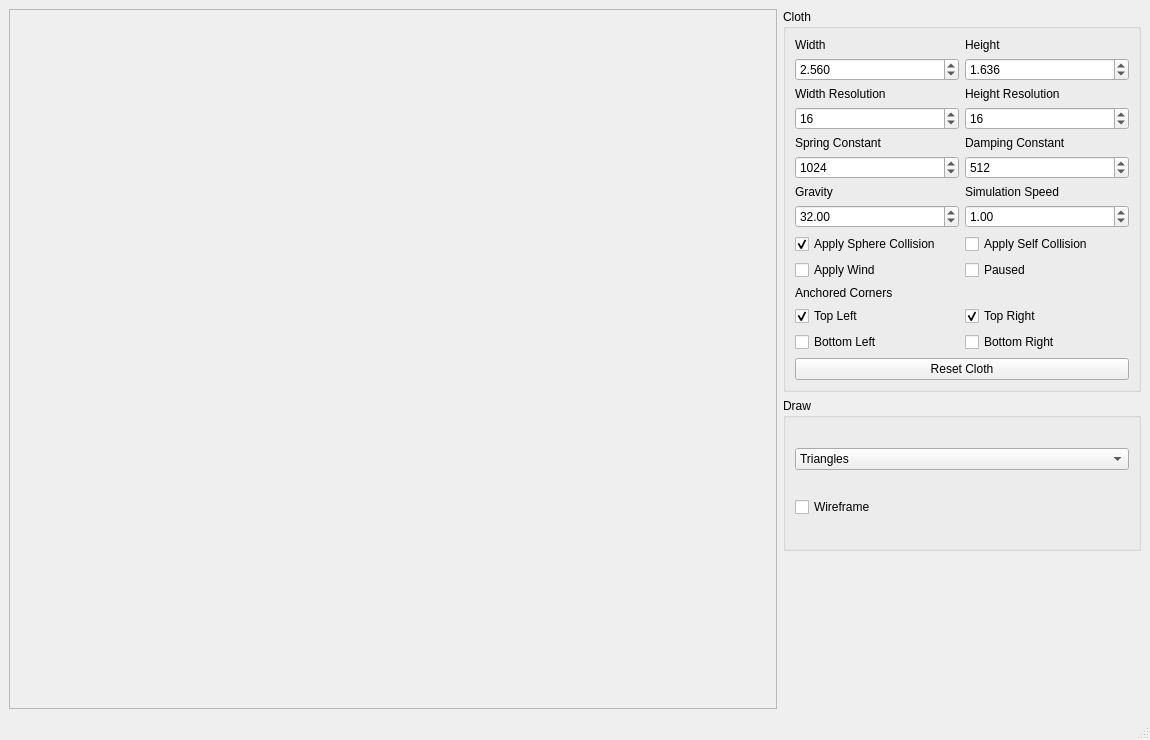
<?xml version="1.0" encoding="UTF-8"?>
<ui version="4.0">
 <class>MainWindow</class>
 <widget class="QMainWindow" name="MainWindow">
  <property name="geometry">
   <rect>
    <x>0</x>
    <y>0</y>
    <width>1150</width>
    <height>740</height>
   </rect>
  </property>
  <property name="windowTitle">
   <string>Cloth Simulation</string>
  </property>
  <widget class="QWidget" name="centralwidget">
   <layout class="QGridLayout" name="s_mainWindowGridLayout">
    <item row="0" column="1">
     <widget class="QGroupBox" name="s_clothGB">
      <property name="title">
       <string>Cloth</string>
      </property>
      <layout class="QGridLayout" name="gridLayout_4">
       <item row="6" column="0">
        <widget class="QLabel" name="label_11">
         <property name="text">
          <string>Gravity</string>
         </property>
        </widget>
       </item>
       <item row="5" column="1">
        <widget class="QDoubleSpinBox" name="m_dampingConstant">
         <property name="decimals">
          <number>0</number>
         </property>
         <property name="minimum">
          <double>1.000000000000000</double>
         </property>
         <property name="maximum">
          <double>100000.000000000000000</double>
         </property>
         <property name="singleStep">
          <double>128.000000000000000</double>
         </property>
         <property name="value">
          <double>512.000000000000000</double>
         </property>
        </widget>
       </item>
       <item row="3" column="1">
        <widget class="QSpinBox" name="m_clothHeightRes">
         <property name="minimum">
          <number>2</number>
         </property>
         <property name="value">
          <number>16</number>
         </property>
        </widget>
       </item>
       <item row="0" column="1">
        <widget class="QLabel" name="label_5">
         <property name="text">
          <string>Height</string>
         </property>
        </widget>
       </item>
       <item row="2" column="1">
        <widget class="QLabel" name="label_7">
         <property name="text">
          <string>Height Resolution</string>
         </property>
        </widget>
       </item>
       <item row="0" column="0">
        <widget class="QLabel" name="label_4">
         <property name="text">
          <string>Width</string>
         </property>
        </widget>
       </item>
       <item row="2" column="0">
        <widget class="QLabel" name="label_6">
         <property name="text">
          <string>Width Resolution</string>
         </property>
        </widget>
       </item>
       <item row="9" column="0">
        <widget class="QCheckBox" name="m_applyWind">
         <property name="text">
          <string>Apply Wind</string>
         </property>
        </widget>
       </item>
       <item row="1" column="1">
        <widget class="QDoubleSpinBox" name="m_clothHeight">
         <property name="decimals">
          <number>3</number>
         </property>
         <property name="minimum">
          <double>0.100000000000000</double>
         </property>
         <property name="maximum">
          <double>8.000000000000000</double>
         </property>
         <property name="singleStep">
          <double>0.100000000000000</double>
         </property>
         <property name="value">
          <double>1.636000000000000</double>
         </property>
        </widget>
       </item>
       <item row="4" column="1">
        <widget class="QLabel" name="label_9">
         <property name="text">
          <string>Damping Constant</string>
         </property>
        </widget>
       </item>
       <item row="4" column="0">
        <widget class="QLabel" name="label_8">
         <property name="text">
          <string>Spring Constant</string>
         </property>
        </widget>
       </item>
       <item row="1" column="0">
        <widget class="QDoubleSpinBox" name="m_clothWidth">
         <property name="decimals">
          <number>3</number>
         </property>
         <property name="minimum">
          <double>0.100000000000000</double>
         </property>
         <property name="maximum">
          <double>8.000000000000000</double>
         </property>
         <property name="singleStep">
          <double>0.100000000000000</double>
         </property>
         <property name="value">
          <double>2.560000000000000</double>
         </property>
        </widget>
       </item>
       <item row="8" column="0">
        <widget class="QCheckBox" name="m_applySphereCollision">
         <property name="text">
          <string>Apply Sphere Collision</string>
         </property>
         <property name="checked">
          <bool>true</bool>
         </property>
        </widget>
       </item>
       <item row="3" column="0">
        <widget class="QSpinBox" name="m_clothWidthRes">
         <property name="suffix">
          <string/>
         </property>
         <property name="minimum">
          <number>2</number>
         </property>
         <property name="value">
          <number>16</number>
         </property>
        </widget>
       </item>
       <item row="5" column="0">
        <widget class="QDoubleSpinBox" name="m_springConstant">
         <property name="decimals">
          <number>0</number>
         </property>
         <property name="minimum">
          <double>1.000000000000000</double>
         </property>
         <property name="maximum">
          <double>100000.000000000000000</double>
         </property>
         <property name="singleStep">
          <double>128.000000000000000</double>
         </property>
         <property name="value">
          <double>1024.000000000000000</double>
         </property>
        </widget>
       </item>
       <item row="8" column="1">
        <widget class="QCheckBox" name="m_applySelfCollision">
         <property name="text">
          <string>Apply Self Collision</string>
         </property>
        </widget>
       </item>
       <item row="6" column="1">
        <widget class="QLabel" name="label_12">
         <property name="text">
          <string>Simulation Speed</string>
         </property>
        </widget>
       </item>
       <item row="13" column="0" colspan="2">
        <widget class="QPushButton" name="m_resetButton">
         <property name="text">
          <string>Reset Cloth</string>
         </property>
        </widget>
       </item>
       <item row="12" column="0">
        <widget class="QCheckBox" name="m_anchorBottomLeft">
         <property name="text">
          <string>Bottom Left</string>
         </property>
        </widget>
       </item>
       <item row="9" column="1">
        <widget class="QCheckBox" name="m_paused">
         <property name="text">
          <string>Paused</string>
         </property>
        </widget>
       </item>
       <item row="10" column="0">
        <widget class="QLabel" name="label_10">
         <property name="text">
          <string>Anchored Corners</string>
         </property>
        </widget>
       </item>
       <item row="12" column="1">
        <widget class="QCheckBox" name="m_anchorBottomRight">
         <property name="text">
          <string>Bottom Right</string>
         </property>
        </widget>
       </item>
       <item row="11" column="1">
        <widget class="QCheckBox" name="m_anchorTopRight">
         <property name="text">
          <string>Top Right</string>
         </property>
         <property name="checked">
          <bool>true</bool>
         </property>
        </widget>
       </item>
       <item row="11" column="0">
        <widget class="QCheckBox" name="m_anchorTopLeft">
         <property name="text">
          <string>Top Left</string>
         </property>
         <property name="checked">
          <bool>true</bool>
         </property>
        </widget>
       </item>
       <item row="7" column="0">
        <widget class="QDoubleSpinBox" name="m_gravity">
         <property name="minimum">
          <double>-256.000000000000000</double>
         </property>
         <property name="maximum">
          <double>256.000000000000000</double>
         </property>
         <property name="singleStep">
          <double>4.000000000000000</double>
         </property>
         <property name="value">
          <double>32.000000000000000</double>
         </property>
        </widget>
       </item>
       <item row="7" column="1">
        <widget class="QDoubleSpinBox" name="m_simSpeed">
         <property name="minimum">
          <double>0.010000000000000</double>
         </property>
         <property name="singleStep">
          <double>0.100000000000000</double>
         </property>
         <property name="value">
          <double>1.000000000000000</double>
         </property>
        </widget>
       </item>
      </layout>
      <zorder>m_applyWind</zorder>
      <zorder>m_clothWidth</zorder>
      <zorder>m_clothHeight</zorder>
      <zorder>label_4</zorder>
      <zorder>label_5</zorder>
      <zorder>m_clothWidthRes</zorder>
      <zorder>m_clothHeightRes</zorder>
      <zorder>label_6</zorder>
      <zorder>label_7</zorder>
      <zorder>m_applySphereCollision</zorder>
      <zorder>m_springConstant</zorder>
      <zorder>m_dampingConstant</zorder>
      <zorder>label_8</zorder>
      <zorder>label_9</zorder>
      <zorder>m_applySelfCollision</zorder>
      <zorder>m_paused</zorder>
      <zorder>label_10</zorder>
      <zorder>m_anchorTopLeft</zorder>
      <zorder>m_anchorTopRight</zorder>
      <zorder>m_anchorBottomLeft</zorder>
      <zorder>m_anchorBottomRight</zorder>
      <zorder>m_resetButton</zorder>
      <zorder>label_11</zorder>
      <zorder>label_12</zorder>
      <zorder>m_gravity</zorder>
      <zorder>m_simSpeed</zorder>
     </widget>
    </item>
    <item row="1" column="1">
     <widget class="QGroupBox" name="s_drawGB">
      <property name="title">
       <string>Draw</string>
      </property>
      <layout class="QGridLayout" name="gridLayout_2">
       <item row="0" column="0">
        <widget class="QComboBox" name="m_drawType">
         <property name="editable">
          <bool>false</bool>
         </property>
         <property name="currentText">
          <string>Triangles</string>
         </property>
         <item>
          <property name="text">
           <string>Triangles</string>
          </property>
         </item>
         <item>
          <property name="text">
           <string>Lines</string>
          </property>
         </item>
         <item>
          <property name="text">
           <string>Points</string>
          </property>
         </item>
        </widget>
       </item>
       <item row="1" column="0">
        <widget class="QCheckBox" name="m_wireframe">
         <property name="text">
          <string>Wireframe</string>
         </property>
        </widget>
       </item>
      </layout>
     </widget>
    </item>
    <item row="0" column="0" rowspan="3">
     <widget class="QFrame" name="m_frame">
      <property name="minimumSize">
       <size>
        <width>768</width>
        <height>640</height>
       </size>
      </property>
      <property name="frameShape">
       <enum>QFrame::StyledPanel</enum>
      </property>
      <property name="frameShadow">
       <enum>QFrame::Raised</enum>
      </property>
     </widget>
    </item>
   </layout>
  </widget>
  <widget class="QMenuBar" name="menubar">
   <property name="geometry">
    <rect>
     <x>0</x>
     <y>0</y>
     <width>1150</width>
     <height>25</height>
    </rect>
   </property>
  </widget>
  <widget class="QStatusBar" name="statusbar"/>
 </widget>
 <resources/>
 <connections/>
</ui>
